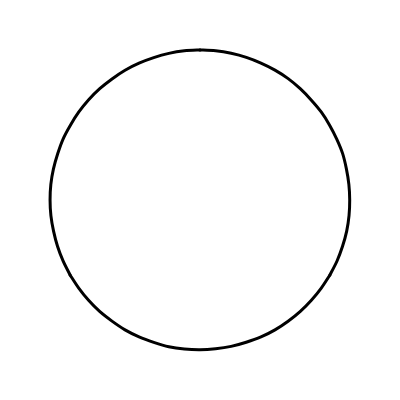
Frame 1 (no input)
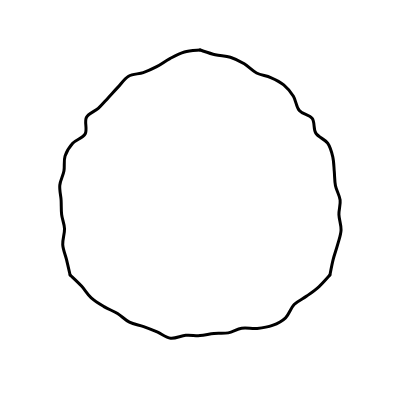
Frame 60 (no input)
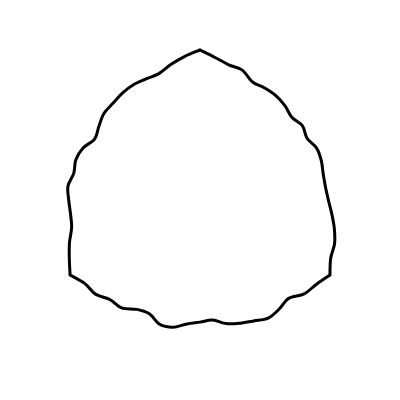
Frame 120 (the mouse pressed at the canvas centre since frame 60)

The p5.js sketch that drew these frames (run headless with seeded random() and noise() and a simulated clock; from frame 60 on, the mouse is pressed at the canvas centre):

// p5.js sketch
// ── sketch.js
var nPoints;
var radius;
var cx, cy;
var trianglePoints = []; // the 3 vertices of the triangle
var srcPoints = []; // points along the circle
var dstPoints = []; // points along the triangle
var curPercents = []; // percentages of interpolation
var durPercents = [];

//-----------------------------------------
function setup() {
  createCanvas(400, 400);

  nPoints = 60;
  radius = width / 2 * 0.75;
  cx = width / 2;
  cy = height / 2;


  for (var i = 0; i < 3; i++) { // triangle vertices
    var x = cx + radius * cos(i * TWO_PI / 3.0 - HALF_PI);
    var y = cy + radius * sin(i * TWO_PI / 3.0 - HALF_PI);
    trianglePoints[i] = {
      x, y
    };
  }

  resetCurPercents();

  // compute srcPoints: points on the circle
  for (var j = 0; j < nPoints; j++) {
    var t = map(j, 0, nPoints, 0, TWO_PI);
    var srcx = cx + radius * cos(t);
    var srcy = cy + radius * sin(t);
    var x = srcx;
    var y = srcy;
    srcPoints[j] = {
      x, y
    };
  }

  // compute dstPoints: points along the triangle
  for (var j = 0; j < nPoints; j++) {
    var i = (floor((j + nPoints - 6) / (nPoints / 3)) + 1) % 3;
    var p1x = trianglePoints[i].x;
    var p1y = trianglePoints[i].y;
    var p2x = trianglePoints[(i + 1) % 3].x;
    var p2y = trianglePoints[(i + 1) % 3].y;

    var p3x = cx;
    var p3y = cy;
    var p4x = srcPoints[j].x;
    var p4y = srcPoints[j].y;

    // http://paulbourke.net/geometry/pointlineplane/ 
    var numea = (p4x - p3x) * (p1y - p3y) - (p4y - p3y) * (p1x - p3x);
    var numeb = (p2x - p1x) * (p1y - p3y) - (p2y - p1y) * (p1x - p3x);
    var denom = (p4y - p3y) * (p2x - p1x) - (p4x - p3x) * (p2y - p1y);
    var ua = numea / denom;
    var ub = numeb / denom;
    var u = 1.0;
    if ((ua >= 0) && (ua <= 1)) {
      u = ua;
    } else if ((ub >= 0) && (ub <= 1)) {
      u = ub;
    }
    var dstx = p1x + u * (p2x - p1x);
    var dsty = p1y + u * (p2y - p1y);

    var x = dstx;
    var y = dsty;
    dstPoints[j] = {
      x, y
    };
  }
}

//-----------------------------------------
function draw() {
  background(255);
  noFill();
  stroke(0);
  strokeWeight(3);

  for (var j = 0; j < nPoints; j++) {
    curPercents[j] += 0.01 * (noise(j * 10 + millis() / 1000.0) - 0.2);
    curPercents[j] = constrain(curPercents[j], 0, 1);
    durPercents[j] = curPercents[j];
  }
  var A = 0.98;
  var B = (1.0 - A) / 2.0;
  var errorSum = 0;
  for (var j = 0; j < nPoints; j++) {
    var i = ((j - 1) + nPoints) % nPoints;
    var k = (j + 1) % nPoints;
    curPercents[j] = B * durPercents[i] + A * durPercents[j] + B * durPercents[k];
    errorSum += 1.0 - curPercents[j];
  }


  if (errorSum < 0.1) {
    beginShape();
    for (var i = 0; i < 3; i++) {
      px = trianglePoints[i].x;
      py = trianglePoints[i].y;
      vertex(px, py);
    }
    endShape(CLOSE); 
    
  } else {
    for (var i = 0; i < 3; i++) {
      var third = (nPoints / 3);
      var begin = (i * third);
      var end = ((i + 1) * third) - 1;
      var px, py;

      stroke(0);
      beginShape(); {
        px = trianglePoints[(i + 1) % 3].x;
        py = trianglePoints[(i + 1) % 3].y;
        vertex(px, py);
        vertex(px, py);
        for (var j = begin; j < end; j++) {
          var k = ((j + 6) + nPoints) % nPoints;
          px = map(curPercents[k], 0, 1, srcPoints[k].x, dstPoints[k].x);
          py = map(curPercents[k], 0, 1, srcPoints[k].y, dstPoints[k].y);
          curveVertex(px, py);
        }
        px = trianglePoints[(i + 2) % 3].x;
        py = trianglePoints[(i + 2) % 3].y;
        vertex(px, py);
        vertex(px, py);
      }
      endShape();
    }
  }


}

//-----------------------------------------
function resetCurPercents() {
  for (var j = 0; j < nPoints; j++) {
    curPercents[j] = 0.0;
    durPercents[j] = 0.0;
  }
}

function keyPressed() {
  noiseSeed(millis());
  resetCurPercents();
}
